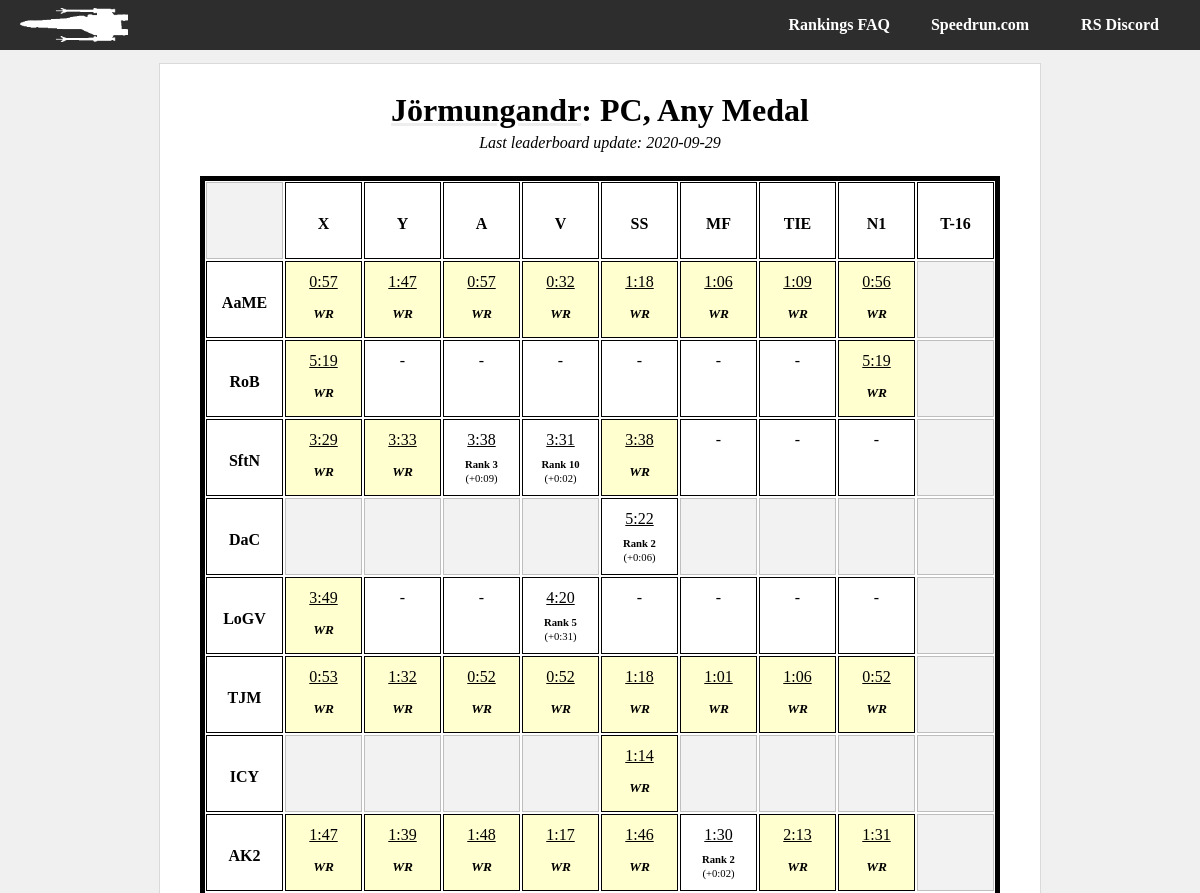
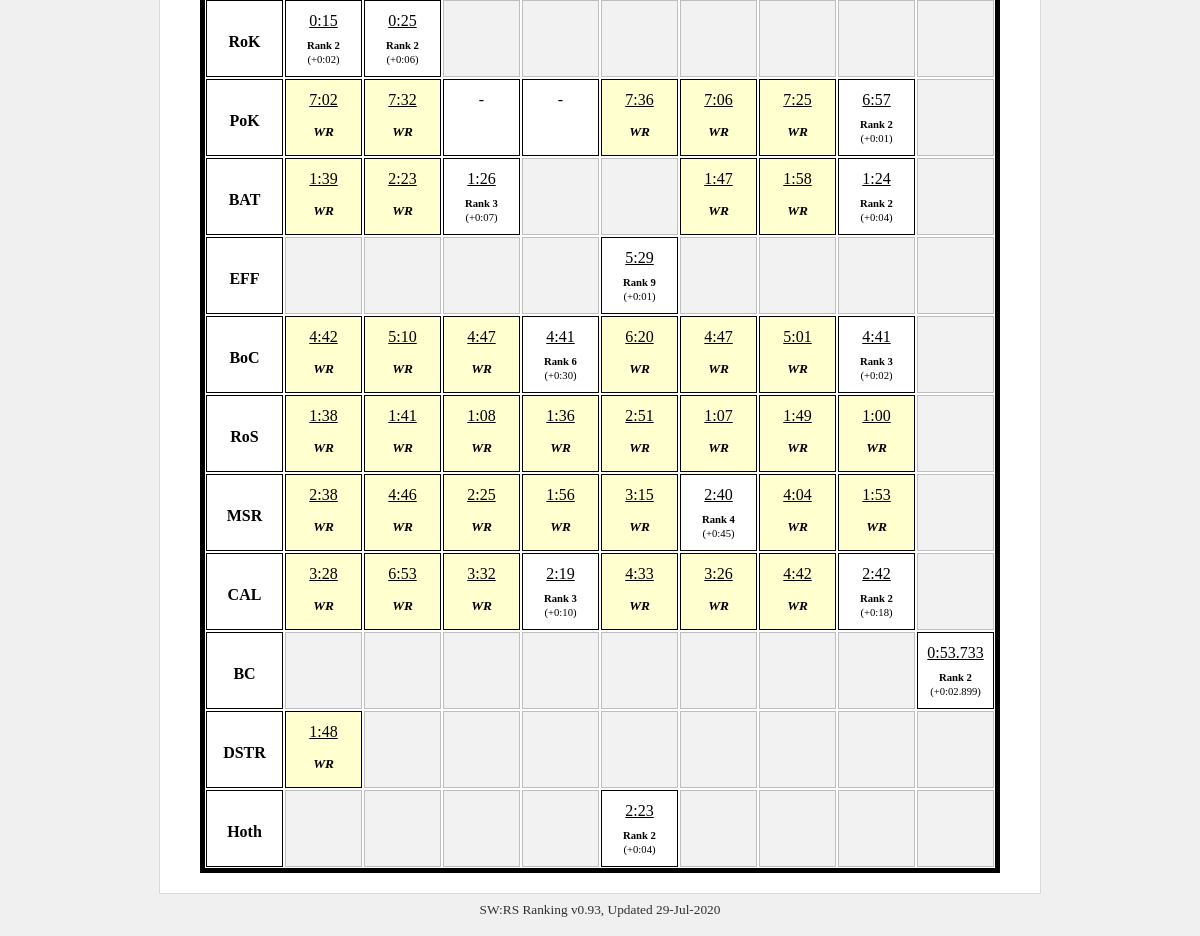
/player/Jörmungandr/pc_any, run on the app's committed database (2 pictures, top to bottom).
### tables this page shows
CREATE TABLE metadata (field          text primary key,value          text);

CREATE TABLE il_runs_20200929 (run_id          integer primary key,level           text,category        text,player          text,time            integer default 9999,platform        text,medal           text,src_link        text,rank            integer default 0);

### swrs.py (the view)
@app.route('/player/<player_id>/<category>')
def player_cat(player_id, category):
    con = lite.connect(DATABASE)
    with con:
        cur = con.cursor()
        cur.execute('SELECT value FROM metadata ' +
                    'WHERE field = "last_update"')
    last_up = cur.fetchall()[0][0]
    tag = last_up + '_' + category
    if category[0:2] == 'pc':
        console = "PC"
    elif category[0:3] == 'n64':
        console = 'N64'
    else:
        console = 'CONSOLE?'
    if category[-3:] == 'any':
        medal_type = "Any Medal"
    elif category[-4:] == 'gold':
        medal_type = 'Gold Medal'
    else:
        medal_type = 'MEDAL?'
    runs = []
    bests = []
    for lev in il_level_names:
        level_array = []
        bests_level = []
        for ship in il_category_names:
            cur = con.cursor()
            with con:
                cur.execute('SELECT level, category, time, rank, "src_link" ' +
                            'FROM il_runs_' + last_up + ' ' +
                            'WHERE player = "' + player_id + '" AND ' +
                            'platform = "' + console + '" AND ' +
                            'level = "' + lev + '" AND ' +
                            'category = "' + ship + '" AND ' +
                            'medal = "' + medal_type + '";')
            run = cur.fetchall()
            player_best = 0
            if run:
                run = list(run[0])
                player_best = run[2]
                run[2] = convert_seconds(player_best)
            level_array.append(run)
            with con:
                cur.execute('SELECT time ' +
                            'FROM il_runs_' + last_up + ' ' +
                            'WHERE rank = 1 AND ' +
                            'platform = "' + console + '" AND ' +
                            'level = "' + lev + '" AND ' +
                            'category = "' + ship + '" AND ' +
                            'medal = "' + medal_type + '";')
            best_run = cur.fetchall()
            if best_run:
                best_run = list(best_run[0])[0]
                print(player_best, best_run)
                best_run = player_best - best_run
                print(best_run)
                best_run = convert_seconds(best_run)
            bests_level.append(best_run)
        runs.append(level_array)
        bests.append(bests_level)
    try:
        return render_template('player-category.html',
                               name=player_id,
                               medal=medal_type,
                               platform=console,
                               runs=runs,
                               best_times=bests,
                               last_update=DATESTAMP)
    except Exception as e:
        return str(e)

### swrs.py (called while the page is built)
def convert_seconds(in_time):
    out_time = 'ERR'
    secs = in_time % 60
    mins = int((in_time - secs) // 60)
    if secs < 10:
        secs = '0' + str(secs)
    else:
        secs = str(secs)
    if len(secs) > 6:
        secs = secs[:6]
    elif len(secs) > 2:
        while len(secs) < 6:
            secs += '0'
    out_time = str(mins) + ':' + str(secs)
    return out_time

@app.teardown_appcontext
def close_connection(exception):
    db = getattr(g, '_database', None)
    if db is not None:
        db.close()

### templates/player-category.html
{% from "macros.html" import header, footer, categories, title, pc_title, player_chart %}
{{ header(name +" | SWRS") }}
{% set link = "/player/" + name %}
{{ pc_title(name, platform, medal, last_update, link) }}</a>
{% set level_acronyms = ["AaME",
"RoB",
"SftN",
"DaC",
"LoGV",
"TJM",
"ICY",
"AK2",
"RoK",
"PoK",
"BAT",
"EFF",
"BoC",
"RoS",
"MSR",
"CAL",
"BC",
"DSTR",
"Hoth"] %}
    <div id="about">
            <div id="runs-table">
                <div class="runs-table-row">
                    <div class="runs-table-timebox header ghosted"> </div>
                    <div class="runs-table-timebox header"><div class="centertext">X</div></div>
                    <div class="runs-table-timebox header"><div class="centertext">Y</div></div>
                    <div class="runs-table-timebox header"><div class="centertext">A</div></div>
                    <div class="runs-table-timebox header"><div class="centertext">V</div></div>
                    <div class="runs-table-timebox header"><div class="centertext">SS</div></div>
                    <div class="runs-table-timebox header"><div class="centertext">MF</div></div>
                    <div class="runs-table-timebox header"><div class="centertext">TIE</div></div>
                    <div class="runs-table-timebox header"><div class="centertext">N1</div></div>
                    <div class="runs-table-timebox header"><div class="centertext">T-16</div></div>
                </div>
            {% for i in range(runs|length): %}
                {% set level = runs[i] %}
                <div class="runs-table-row {{ level_acronyms[i] }}">
                <div class="runs-table-timebox header"><div class="centertext">{{ level_acronyms[i] }}</div></div>
                {% for j in range(level|length): %}
                    {% set ship = level[j] %}
                    {% if i in [0, 1, 2, 4, 5, 7, 9, 12, 13, 14, 15]: %}
                        {% if j == 8: %}
                            {% set ghost = 'ghosted' %}
                        {% else %}
                            {% set ghost = '' %}
                        {% endif %}
                    {% elif i in [3, 6, 11, 18]: %}
                        {% if j not in [4]: %}
                            {% set ghost = 'ghosted' %}
                        {% else %}
                            {% set ghost = '' %}
                        {% endif %}
                    {% elif i in [8]: %}
                        {% if j not in [0, 1]: %}
                            {% set ghost = 'ghosted' %}
                        {% else %}
                            {% set ghost = '' %}
                        {% endif %}
                    {% elif i in [10]: %}
                        {% if j in [3, 4, 8]: %}
                            {% set ghost = 'ghosted' %}
                        {% else %}
                            {% set ghost = '' %}
                        {% endif %}
                    {% elif i in [16]: %}
                        {% if j not in [8]: %}
                            {% set ghost = 'ghosted' %}
                        {% else %}
                            {% set ghost = '' %}
                        {% endif %}
                    {% elif i in [17]: %}
                        {% if j == 7 and platform == 'N64': %}
                            {% set ghost = '' %}
                        {% elif j not in [0]: %}
                            {% set ghost = 'ghosted' %}
                        {% else %}
                            {% set ghost = '' %}
                        {% endif %}
                    {% endif %}
                    {% if ship[3] == 1 %}
                        {% set wr='wr'%}
                    {% endif %}
                        {% if ship: %}
                            <a href="{{ ship[4] }}" class="timebox">
                                <div class="runs-table-timebox {{ ghost }} {{ wr }}">
                                        <div class="runs-table-time">
                                            {{ ship[2] }}
                                        </div>
                                        <div class="runs-table-ranking {{wr}}">
                                        {% if ship[3] == 1 %}
                                                WR
                                        {% else %}
                                                <b>Rank {{ ship[3] }}</b>
                                            </div>
                                            <div class="runs-table-difference">
                                                (+{{ best_times[i][j] }})
                                        {% endif %}
                                        </div>
                                </div>
                            </a>
                        {% else %}
                    <div class="runs-table-timebox {{ ghost }} {{ wr }}">
                            {% if ghost == '': %}
                            -
                            {% endif %}
                    </div>
                        {% endif %}
                {% endfor %}
                </div>
            {% endfor %}
            </div>
    </div>
{{ footer() }}

### templates/macros.html (shortened to what this page needs)
{% macro header(header_text) %}
<html>
    <head>
        <link rel="stylesheet" type="text/css" href="{{ url_for('static', filename = 'style.css') }}" />
    </head>
    <body>
    <div id="container">
        {{ tabs() }}
    <div id="body-wrapper">
        <div id="body-content">
{% endmacro %}
{% macro tabs() %}
        <div id="body-tabs">
            <div id="lefttabs">
                <a href="/"><img src= {{ url_for('static', filename = 'logo.png') }}></a>
            </div>
            <div id="righttabs">
                <a href="https://discord.gg/Gp7swfc"><div id="tab" class="topplayers back">RS Discord</div></a>
            </div>
            <div id="righttabs">
                <a href="https://www.speedrun.com/rogue1/"><div id="tab" class="topplayers back">Speedrun.com</div></a>
            </div>
            <div id="righttabs">
                <a href="/faq"><div id="tab" class="topplayers back">Rankings FAQ</div></a>
            </div>
        </div>
{% endmacro %}
{% macro pc_title(name, platform, medal, date, link='') %}
            <div id="title">
                <h1>
                    <a href="{{link}}">{{ name }}</a>: {{platform}}, {{medal}}
                </h1>
                {% if date %}
                <div id="lastupdate">
                    <p>Last leaderboard update: {{ date[:4] }}-{{ date[4:6] }}-{{ date[6:] }}</p>
                </div>
                {% endif %}
            </div>
{% endmacro %}
{% macro footer() %}
            </div>
            <div id="footertext">
                <span title="v0.93 Madine">SW:RS Ranking v0.93, Updated 29-Jul-2020</span>
            </div>
        </div>
    </div>
    </body>
</html>
{% endmacro %}

### static/style.css (style rules this page uses)
body { font-family: 'LiberationSerif', 'Bookman', 'Times', Serif; margin: 0px; background: #f0f0f0; position: relative; }
#container { position: absolute; width: 100%; height: 100%; }
#body-wrapper { width: max-content; max-width: 95%; margin-left:auto; margin-right:auto; padding: 10px; display: block; position: relative; overflow: hidden !important; }
#body-tabs { display: block; overflow: hidden; background: #2d2d2d; padding: 0px 10px; height: 50px; background-repeat: no-repeat; background-size: auto 35px; background-attachment: fixed; background-position-x: center; background-position-y: 7px; }
#tab { display: inline-block; color: #ffffff; padding: 00px 20px; border-radius: 0px; margin: 0px; min-width: 100px; text-align: center; font-weight: bold; line-height: 50px; height: 100%; }
#lefttabs { float: left; }
#lefttabs img { padding: 8px 10px; height: 34px; }
#righttabs { float: right; }
#body-content { border: 1px #dadada solid; min-height: 100px; background: #ffffff; border-radius: 0px; margin-top: 3px; padding: 20px 40px; }
#title { text-align: center; margin: .5em 0em 1.5em 0em; font-weight: bold; font-style: italic; }
#title h1 { margin: 0em 0em .0em 0em; font-style: normal; }
h1 a { text-decoration: underline #eee; color: #000; }
#footertext { text-align: center; font-size: 10pt; padding: 8px; opacity: 0.8; }
#lastupdate p { font-weight: normal; padding: 0; margin: 5px 0 0 0; }
#runs-table { border: 5px solid #000000; overflow: hidden; }
.runs-table-row { display: flex; flex-direction: row; flex-wrap: nowrap; justify-content: flex-start; align-items: stretch; align-content: stretch; }
.runs-table-timebox { margin: 1px; width: 75px; height: 55px; line-height: 20px; padding-top: 10px; padding-bottom: 10px; border: 1px solid #000000; text-align: center; vertical-align: middle; }
.runs-table-timebox.header { font-weight: bold; display: flex; align-items: center; justify-content: center; }
.centertext { padding: 0 !important; line-height: 12pt; height: 10px; }
.runs-table-timebox.ghosted { opacity: 0.25; background: #cccccc; }
.runs-table-timebox.wr { background: #ffff0030; }
.runs-table-ranking { font-size: 8pt; padding-top: 10px; margin: 0; line-height: 8pt; }
.runs-table-ranking.wr { line-height: 16pt; font-size: 10pt; padding-top: 11px; font-weight: bold; font-style: italic; }
.runs-table-difference { font-size: 8pt; padding-top: 3px; margin: 0; line-height: 8pt; }
.runs-table-time { text-decoration: underline; }
.timebox { text-decoration: none; color: #000; }

### data on the page
metadata: value "2020", value "09", value "29"
il_runs_20200929: time "0:57"
il_runs_20200929: time "0:57"
il_runs_20200929: time "0:32"
il_runs_20200929: time "0:56"
il_runs_20200929: rank "3"
il_runs_20200929: rank "10"
il_runs_20200929: rank "2"
il_runs_20200929: rank "5"
il_runs_20200929: time "0:53"
il_runs_20200929: time "0:52"
il_runs_20200929: time "0:52"
il_runs_20200929: time "0:52"
il_runs_20200929: rank "2"
il_runs_20200929: time "2:13"
il_runs_20200929: time "0:15", rank "2"
il_runs_20200929: time "0:25", rank "2"
il_runs_20200929: rank "2"
il_runs_20200929: rank "3"
il_runs_20200929: rank "2"
il_runs_20200929: rank "9"
il_runs_20200929: rank "6"
il_runs_20200929: rank "3"
il_runs_20200929: rank "4"
il_runs_20200929: rank "3"
il_runs_20200929: rank "2"
il_runs_20200929: time "0:53.733", rank "2"
il_runs_20200929: rank "2"

### other printed values
{{ name }} "Jörmungandr"
{{ platform }} "PC"
{{ medal }} "Any Medal"
{{ level_acronyms[i] }} "AaME" "RoB" "SftN" "DaC" "LoGV" "TJM" "ICY" "AK2" "RoK" "PoK" "BAT" "EFF" "BoC" "RoS" "MSR" "CAL" "BC" "DSTR" "Hoth"
{{ ship[2] }} "1:47" "1:18" "1:06" "1:09" "5:19" "5:19" "3:29" "3:33" "3:38" "3:31" "3:38" "5:22" "3:49" "4:20" "1:32" "1:18" "1:01" "1:06" "1:14" "1:47" "1:39" "1:48" "1:17" "1:46" "1:30" "1:31" "7:02" "7:32" "7:36" "7:06" "7:25" "6:57" "1:39" "2:23" "1:26" "1:47" "1:58" "1:24" "5:29" "4:42" "5:10" "4:47" "4:41" "6:20" "4:47" "5:01" "4:41" "1:38" "1:41" "1:08" "1:36" "2:51" "1:07" "1:49" "1:00" "2:38" "4:46" "2:25" "1:56" "3:15" "2:40" "4:04" "1:53" "3:28" "6:53" "3:32" "2:19" "4:33" "3:26" "4:42" "2:42" "1:48" "2:23"
{{ best_times[i][j] }} "0:09" "0:02" "0:06" "0:31" "0:02" "0:02" "0:06" "0:01" "0:07" "0:04" "0:01" "0:30" "0:02" "0:45" "0:10" "0:18" "0:02.899" "0:04"
